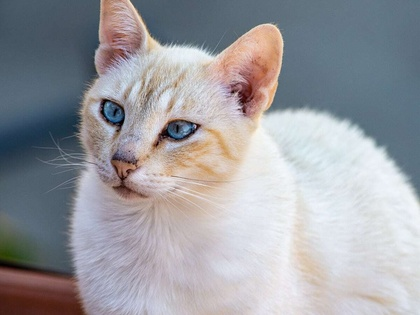
%> input picture Local Binary Pattern/Javanese-Cat.jpeg, 420 x 315 px, shrunk from 1200 x 900 before the run
$ octave Local_inary_Pattern.m   (GNU Octave 9; MATLAB toolbox functions it lacks are replaced by stand-ins)
%> lines starting %> are read from the running program, lines starting %| are printed output that depends on the picture
%% Local Binary Pattern
% Anubhav Rathore

%% Defaults
clc;
clear;
close all;

%% Inputs, Variables, Constants
img = imread('Javanese-Cat.jpeg');
%> img is the input picture: size 315x420x3 uint8; mean R, G, B 155.4, 155.9, 161.1
img = rgb2gray(img);
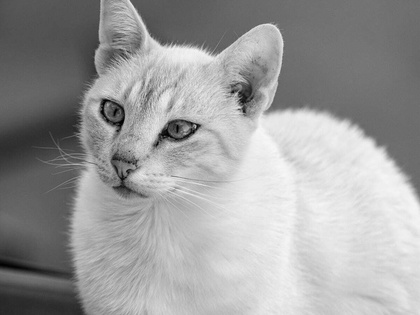
%> img: size 315x420 uint8; min 0, max 248, mean 156.4
img = double(img);
%> img: size 315x420 double

[rows, cols] = size(img);
%> rows = 315; cols = 420

%% LBP
LBP = zeros(rows-2, cols-2);

% LBP calculation
for i = 2:rows-1
    for j = 2:cols-1

        center = img(i,j);

        %neighbours comparison
        code = [ img(i-1,j-1) >= center,...
                 img(i-1,j)   >= center,...
                 img(i-1,j+1) >= center,...
                 img(i,j+1)   >= center,...
                 img(i+1,j+1) >= center,...
                 img(i+1,j)   >= center,...
                 img(i+1,j-1) >= center,...
                 img(i,j-1)   >= center ];

        % converting pattern into decimal
        weights = [1 2 4 8 16 32 64 128];
        LBP(i-1,j-1) = sum(code .* weights);

    end
end
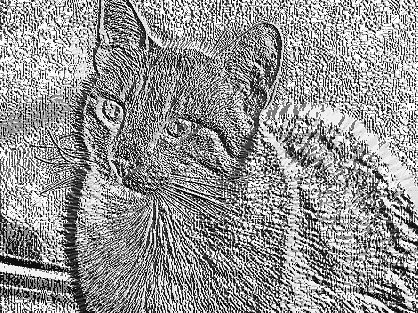
%> LBP: size 313x418 double; min 0, max 255, mean 148


LBP = uint8(LBP);
%> LBP: size 313x418 uint8

%% Plots
figure
subplot(1,2,1)
imshow(uint8(img))
title('Original Image')

subplot(1,2,2)
imshow(LBP)
title('LBP Image')
